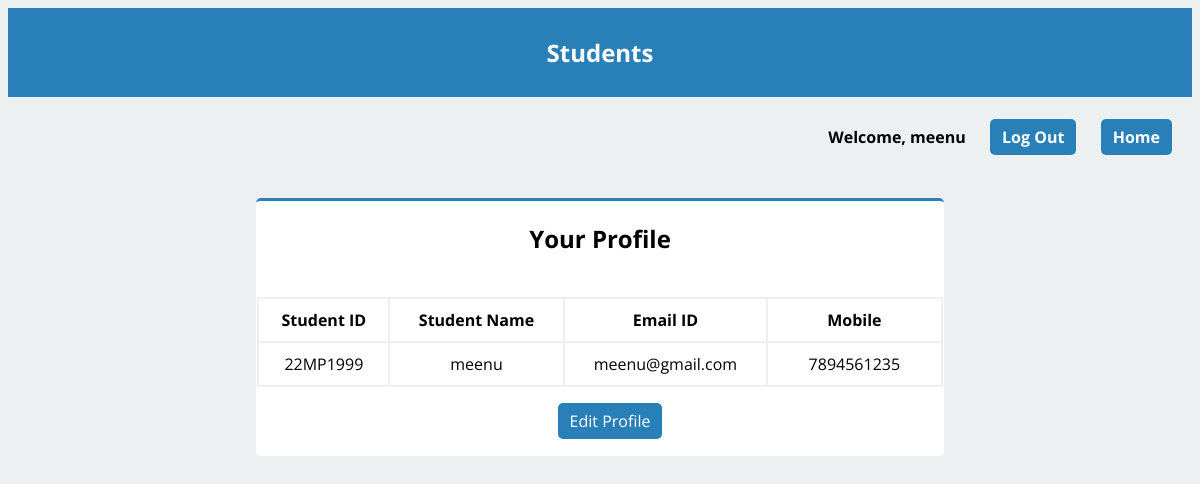
Page /student-profile.php (signed in) on the committed database.
### tables this page shows
CREATE TABLE `students` (
  `student_ID` char(9) NOT NULL,
  `password` varchar(200) DEFAULT NULL,
  `student_name` varchar(50) NOT NULL,
  `email` varchar(100) NOT NULL,
  `mobile` varchar(10) NOT NULL
);

### student-session.php (called while the page is built, shortened)
<?php
   include('config.php');
   $user_check = $_SESSION['login_user'];
   $ses_sql = mysqli_query($db,"select student_ID, student_name from students where student_name = '$user_check' ");
   $row = mysqli_fetch_array($ses_sql,MYSQLI_ASSOC);
   $login_session = $row['student_name'];
   $login_id = $row['student_ID'];
?>

### student-profile.php (the view, shortened to what this page needs)
<?php
   include('student-session.php');
?>
<html>
    <head>
        <link rel='stylesheet' type='text/css' href='style.css'>
    </head>
    <body>
        <header class='header'>
            <h2><a class='header-link' href='student-home.php'>Students</a></h2>
        </header>
        <div class='welcome'>
            <h4 class='align-right'>Welcome, <?php echo $login_session; ?> &emsp; <a href='logout.php'>Log Out</a> &emsp; <a href='student-home.php'>Home</a></h4>
        </div>
        <div class='main-content'>
            <?php
                $sql = "SELECT student_ID, student_name, email, mobile FROM students WHERE Student_ID = '$login_id'";
                $result = mysqli_query($db, $sql);
                echo '<div class="row"><div class="profile-table">
                        <table>
                        <h2 class="align-center">Your Profile</h2><br>
                            <tr>
                                <th style="width: 15%;">Student ID</th>
                                <th style="width: 20%;">Student Name</th>
                                <th style="width: 20%;">Email ID</th>
                                <th style="width: 20%;">Mobile</th>
                            </tr>';
                while($row = mysqli_fetch_array($result, MYSQLI_ASSOC)){
                    echo '<tr>
                            <td class="align-center">' . $row["student_ID"] . '</td>
                            <td class="align-center">' . $row["student_name"] . '</td>
                            <td class="align-center">' . $row["email"] . '</td>
                            <td class="align-center">' . $row["mobile"] . '</td>
                        </tr>';
                }
                echo '</table><p class="align-center"><a href="edit-student-profile.php">Edit Profile</a></p></div></div>';
            ?>
        </div>
    </body>
</html>

### style.css (style rules this page uses)
body { font-family: 'Open Sans'; background-color: #ecf0f1; }
.header { padding-top: 1px; padding-bottom: 1px; background-color: #2980b9; color: #fff; font-family: 'Open Sans'; text-align: center; }
.main-content { margin: 20px; padding: 1px; align-items: center; }
.row { display: flex; }
h4, p { padding-left: 20px; }
.align-right { padding-right: 20px; text-align: right; }
.align-center { text-align: center; }
a:link, a:visited { background-color: #2980b9; color: white; padding: 7px 12px; text-decoration: none; display: inline-block; border-radius: 5px; }
.welcome { padding-top: 1px; padding-bottom: 1px; }
table, th, td { border: 2px solid; border-color: #ecf0f1; border-collapse: collapse; border-radius: 5px; padding: 10px; }
.profile-table, .faculty-results-table { background-color: #fff; padding: 1px; border-radius: 5px; border-top-style: solid; border-top-width: 3px; border-top-color: #2980b9; width: 60%; margin-left: auto; margin-right: auto; }

### rows in the picture
students: student_name "meenu", student_ID "22MP1999", email "meenu@gmail.com", mobile "7894561235"
